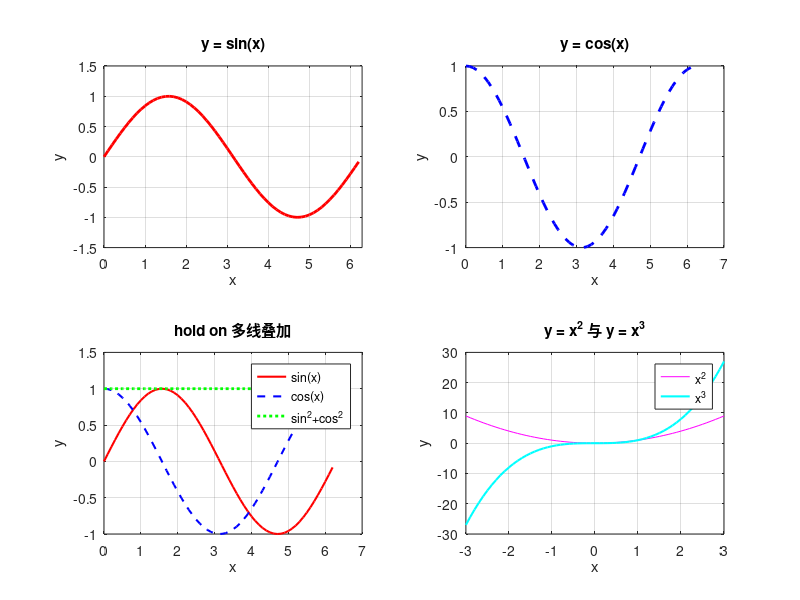

The MATLAB source for this figure:
%% plotting_demo - MATLAB绘图演示
% 基于《机械工程设计分析与MATLAB应用》期末复习资料
% 展示plot、hold on、subplot、grid等核心绘图函数

function plotting_demo()
    fprintf('====== MATLAB绘图演示 ======\n');
    fprintf('基于《机械工程设计分析与MATLAB应用》复习资料\n\n');
    
    % 创建新图形窗口
    figure('Name', 'MATLAB绘图演示', 'NumberTitle', 'off');
    
    % 使用subplot将窗口分成2x2
    subplot(2, 2, 1);
    x = 0:0.1:2*pi;
    y1 = sin(x);
    plot(x, y1, 'r-', 'LineWidth', 2);
    xlabel('x'); ylabel('y');
    title('y = sin(x)');
    grid on;
    axis([0, 2*pi, -1.5, 1.5]);
    
    subplot(2, 2, 2);
    y2 = cos(x);
    plot(x, y2, 'b--', 'LineWidth', 2);
    xlabel('x'); ylabel('y');
    title('y = cos(x)');
    grid on;
    
    % hold on示例：在同一张图上画多条曲线
    subplot(2, 2, 3);
    plot(x, sin(x), 'r-', 'LineWidth', 1.5);
    hold on;
    plot(x, cos(x), 'b--', 'LineWidth', 1.5);
    plot(x, sin(x).^2 + cos(x).^2, 'g:', 'LineWidth', 2);
    hold off;
    xlabel('x'); ylabel('y');
    title('hold on 多线叠加');
    legend('sin(x)', 'cos(x)', 'sin^2+cos^2');
    grid on;
    
    subplot(2, 2, 4);
    x2 = -3:0.1:3;
    y3 = x2.^2;
    y4 = x2.^3;
    plot(x2, y3, 'm-', x2, y4, 'c-', 'LineWidth', 1.5);
    xlabel('x'); ylabel('y');
    title('y = x^2 与 y = x^3');
    legend('x^2', 'x^3');
    grid on;
    
    fprintf('已绘制4个子图，请查看弹出的图形窗口。\n');
    fprintf('核心函数使用:\n');
    fprintf('  plot(x, y, ''样式'')\n');
    fprintf('  hold on/off - 保持/关闭当前图形\n');
    fprintf('  subplot(m,n,p) - 分割窗口\n');
    fprintf('  grid on/off - 网格\n');
    fprintf('  xlabel/ylabel/title - 标签与标题\n');
    fprintf('  legend - 图例\n');
    fprintf('  axis([xmin xmax ymin ymax]) - 坐标范围\n');
end
